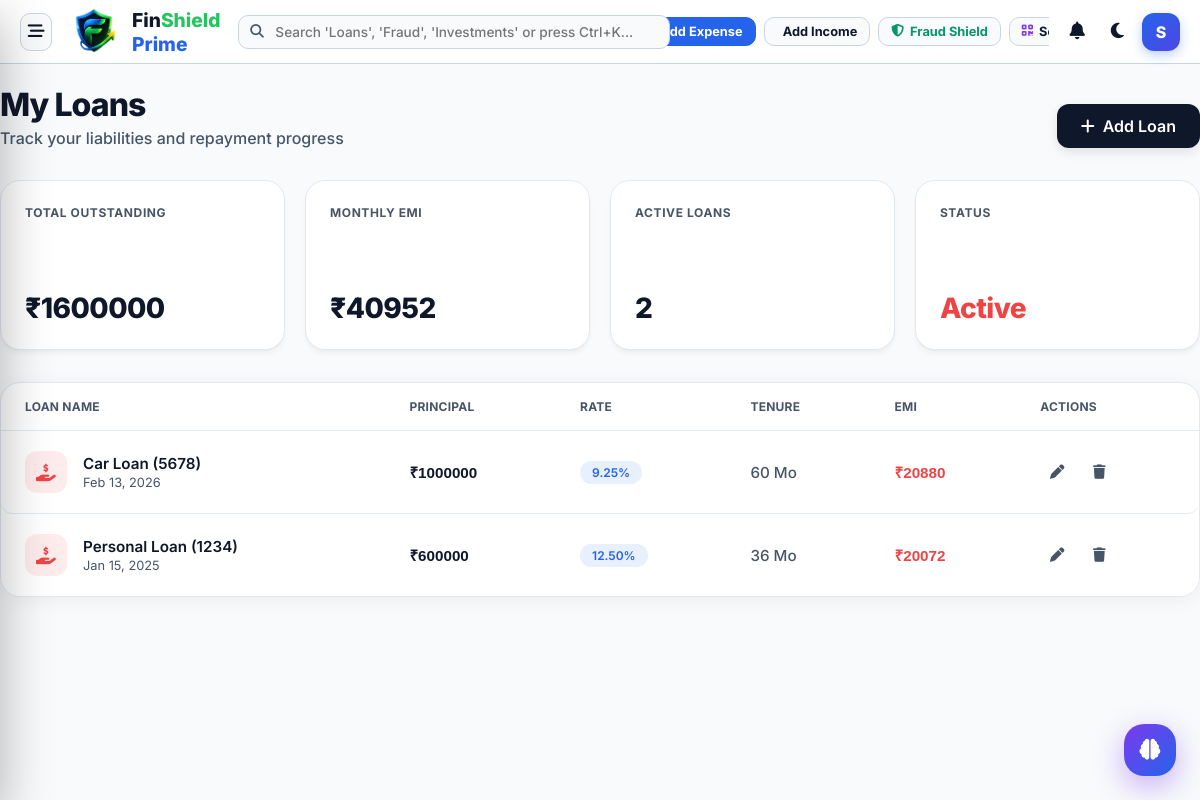
The page /loans/ (signed in) on the database its author committed.
### core/models.py (models this page shows, shortened)
class Loan(models.Model):
    BENCHMARK_CHOICES = [
        ('NONE', 'No Benchmark'),
        ('HOME', 'Home Loan Benchmark'),
        ('PERS', 'Personal Loan Benchmark'),
        ('CAR', 'Car Loan Benchmark'),
    ]
    name = models.CharField(max_length=100)
    principal = models.DecimalField(max_digits=12, decimal_places=2)
    rate = models.DecimalField(max_digits=5, decimal_places=2, help_text="Annual Interest Rate in %")
    tenure_months = models.IntegerField(help_text="Loan Tenure in Months")
    start_date = models.DateField()
    external_id = models.CharField(max_length=50, blank=True, null=True, unique=True, help_text="ID from external provider like Experian")
    benchmark_type = models.CharField(max_length=10, choices=BENCHMARK_CHOICES, default='NONE')
    def calculate_emi(self):
        p = self.principal
        r = (self.rate / 12) / 100
        n = self.tenure_months
        if r == 0:
            return p / n
        emi = (p * r * ((1 + r) ** n)) / (((1 + r) ** n) - 1)
        return round(emi, 2)
    @classmethod
    def get_total_emi(cls):
        loans = cls.objects.all()
        return sum(loan.calculate_emi() for loan in loans)

### core/views.py (the view)
# urls.py: path('loans/', LoanListView.as_view(), name='loan_list'),
class LoanListView(LoginRequiredMixin, ListView):
    model = Loan
    template_name = 'core/loan_list.html'
    context_object_name = 'loans'
    ordering = ['-start_date']
    def get_context_data(self, **kwargs):
        context = super().get_context_data(**kwargs)
        loans = context['loans']
        context['total_principal'] = sum(loan.principal for loan in loans)
        context['total_monthly_emi'] = Loan.get_total_emi()
        return context

### templates/core/loan_list.html (shortened to what this page needs)
{% extends 'base.html' %}
{% load static %}
{% block content %}
<div class="ledger-container">
    <div class="ledger-header">
        <div class="ledger-title">
            <h1 class="animate-fade-in">My Loans</h1>
            <div class="ledger-subtitle animate-fade-in animate-delay-1">Track your liabilities and repayment progress
            </div>
        </div>
        <a href="{% url 'add_loan' %}" class="btn-add-tx animate-fade-in animate-delay-2">
            <i class="fa-solid fa-plus"></i> Add Loan
        </a>
    </div>
    <div class="ledger-stats-row animate-fade-in animate-delay-2">
        <div class="stat-card-ledger">
            <div class="stat-label">TOTAL OUTSTANDING</div>
            <div class="stat-val">₹{{ total_principal|floatformat:0 }}</div>
        </div>
        <div class="stat-card-ledger">
            <div class="stat-label">MONTHLY EMI</div>
            <div class="stat-val">₹{{ total_monthly_emi|floatformat:0 }}</div>
        </div>
        <div class="stat-card-ledger">
            <div class="stat-label">ACTIVE LOANS</div>
            <div class="stat-val">{{ loans|length }}</div>
        </div>
        <div class="stat-card-ledger">
            <div class="stat-label">STATUS</div>
            <div class="stat-val" style="color: var(--accent-coral);">Active</div>
        </div>
    </div>
    <div class="card-hub animate-fade-in animate-delay-3" style="padding: 0; overflow: hidden; margin-top: 25px;">
        <table class="ledger-table">
            <thead>
                <tr>
                    <th>LOAN NAME</th>
                    <th>PRINCIPAL</th>
                    <th>RATE</th>
                    <th>TENURE</th>
                    <th>EMI</th>
                    <th>ACTIONS</th>
                </tr>
            </thead>
            <tbody>
                {% for loan in loans %}
                <tr>
                    <td>
                        <div class="tx-info">
                            <div class="tx-icon" style="background: rgba(239, 68, 68, 0.1); color: #ef4444;">
                                <i class="fa-solid fa-hand-holding-dollar"></i>
                            </div>
                            <div>
                                <div class="tx-name">{{ loan.name }}</div>
                                <div class="tx-date">{{ loan.start_date|date:"M d, Y" }}</div>
                            </div>
                        </div>
                    </td>
                    <td class="tx-amount">₹{{ loan.principal|floatformat:0 }}</td>
                    <td>
                        <span class="category-tag"
                            style="background: rgba(37, 99, 235, 0.1); color: var(--accent-blue);">
                            {{ loan.rate }}%
                        </span>
                    </td>
                    <td style="color: var(--text-muted); font-weight: 500;">{{ loan.tenure_months }} Mo</td>
                    <td class="tx-amount" style="color: var(--accent-coral);">₹{{ loan.calculate_emi|floatformat:0 }}
                    </td>
                    <td>
                        <div class="action-buttons">
                            <a href="{% url 'update_loan' loan.pk %}" class="btn-icon-action edit"><i
                                    class="fa-solid fa-pen"></i></a>
                            <a href="{% url 'delete_loan' loan.pk %}" class="btn-icon-action delete"><i
                                    class="fa-solid fa-trash"></i></a>
                        </div>
                    </td>
                </tr>
                {% endfor %}
            </tbody>
        </table>
    </div>
</div>
{% endblock %}

### templates/base.html (shortened to what this page needs)
{% load static %}
<!DOCTYPE html>
<html lang="en">
<head>
    <link rel="stylesheet" href="https://cdnjs.cloudflare.com/ajax/libs/font-awesome/6.4.0/css/all.min.css">
    <link rel="stylesheet" href="{% static 'css/modern_theme.css' %}">
    <link rel="stylesheet" href="{% static 'css/ledger.css' %}">
    <link rel="stylesheet" href="{% static 'css/enterprise_dashboard.css' %}">
</head>
<body data-theme="light">
    <button class="floating-action-btn" id="floatingAiBtn" onclick="openAffordModal()" title="FinShield Prime Decision Assistant">
        <i class="fa-solid fa-brain"></i>
    </button>
    <div class="app-master-container">
        <header class="app-topbar">
            <div style="display: flex; align-items: center; gap: 12px; shrink: 0;">
                <button class="hamburger-toggle-btn" onclick="openSidebarDrawer()" title="Open Navigation Drawer">
                    <i class="fa-solid fa-bars-staggered"></i>
                </button>
                <a href="{% url 'home' %}" style="text-decoration: none; display: flex; align-items: center; gap: 8px; font-weight: 800; font-size: 1.2rem; color: var(--text-main);">
<img src="{% static 'images/f.png' %}"
     alt="FinShield Prime"
     style="width:60px; height:60px; object-fit:contain;">
<span>
    <span style="color: var(--text-main);">Fin</span><span style="color: #22c55e;">Shield</span>
    <span style="color: var(--accent-blue); font-weight: 800;">Prime</span>
</span>                </a>
            </div>
            <div class="topbar-search-wrapper">
                <form action="{% url 'search' %}" method="GET" id="globalSearchForm" onsubmit="return handleSmartSearch(event)">
                    <input type="text" name="q" id="globalSearchInput" class="topbar-search-input" placeholder="Search 'Loans', 'Fraud', 'Investments' or press Ctrl+K..." autocomplete="off">
                </form>
            </div>
            <div class="header-actions-group">
                <a href="{% url 'expense_create' %}" class="header-action-btn btn-primary-blue">
                     Add Expense
                </a>
                <a href="{% url 'wallet_dashboard' %}" class="header-action-btn">
                     Add Income
                </a>
                <a href="{% url 'fraud_detection' %}" class="header-action-btn" style="color: var(--accent-emerald);">
                    <i class="fa-solid fa-shield-halved"></i> Fraud Shield
                </a>
                <a href="{% url 'scan_pay' %}" class="header-action-btn">
                    <i class="fa-solid fa-qrcode" style="color: var(--accent-purple);"></i> Scan Receipt
                </a>
            </div>
            <div style="display: flex; align-items: center; gap: 12px; shrink: 0;">
                <div style="position: relative;">
                    <button class="nav-icon-btn" id="bellIcon" style="background: none; border: none; font-size: 1.1rem; color: var(--text-main); cursor: pointer; position: relative;">
                        <i class="fa-solid fa-bell"></i>
                    </button>
                </div>
                <button class="theme-toggle" id="themeToggle" title="Toggle Theme" style="background: none; border: none; font-size: 1.1rem; color: var(--text-main); cursor: pointer;">
                </button>
                <div style="position: relative;">
                    <div class="user-profile" id="userProfileBtn" style="cursor: pointer;" title="{{ user.username }}">
                        <div class="avatar">{{ user.username.0|upper }}</div>
                    </div>
                </div>
            </div>
        </header>
        <div class="main-wrapper-content">
            <div class="content-body" style="flex: 1;">
                {% block content %}{% endblock %}
            </div>
        </div>
    </div>
</body>
</html>

### static/css/modern_theme.css (style rules this page uses)
:root { --primary-900: #020617; --primary-800: #0f172a; --primary-700: #1e293b; --primary-600: #334155; --accent-blue: #2563eb; --accent-blue-subtle: rgba(37, 99, 235, 0.1); --accent-mint: #10b981; --accent-mint-subtle: rgba(16, 185, 129, 0.1); --accent-coral: #ef4444; --accent-coral-subtle: rgba(239, 68, 68, 0.1); --accent-gold: #f59e0b; --accent-purple: #8b5cf6; --bg-body: #f1f5f9; --bg-card: #ffffff; --bg-glass: rgba(255, 255, 255, 0.9); --bg-sidebar: #0f172a; --text-main: #0f172a; --text-muted: #64748b; --text-on-dark: #f8fafc; --shadow-xs: 0 1px 2px 0 rgb(0 0 0 / 0.05); --shadow-sm: 0 4px 6px -1px rgb(0 0 0 / 0.05), 0 2px 4px -2px rgb(0 0 0 / 0.05); --shadow-md: 0 10px 15px -3px rgb(0 0 0 / 0.08), 0 4px 6px -4px rgb(0 0 0 / 0.04); --shadow-lg: 0 20px 25px -5px rgb(0 0 0 / 0.1), 0 8px 10px -6px rgb(0 0 0 / 0.1); --shadow-glow: 0 0 15px rgba(37, 99, 235, 0.15); --border-light: #e2e8f0; --border-glass: rgba(255, 255, 255, 0.1); --radius-xl: 20px; --radius-lg: 16px; --radius-md: 12px; --radius-sm: 8px; --ease-out: cubic-bezier(0.2, 0.8, 0.2, 1); }
body { background-color: var(--bg-body); color: var(--text-main); font-family: 'Inter', sans-serif; transition: background-color 0.4s var(--ease-out), color 0.4s var(--ease-out); -webkit-font-smoothing: antialiased; }
a { text-decoration: none; color: inherit; }
.nav-icon-btn { position: relative; background: transparent; border: none; color: var(--text-muted); font-size: 1.1rem; cursor: pointer; padding: 8px; border-radius: 50%; transition: var(--trans-fast); }
.card-hub { background: var(--bg-card); border: 1px solid var(--border-light); border-radius: var(--radius-lg); padding: var(--spacing-md); box-shadow: var(--shadow-sm); transition: transform 0.3s var(--ease-out), box-shadow 0.3s var(--ease-out), border-color 0.3s; position: relative; overflow: hidden; }
.card-hub::before { content: ''; position: absolute; top: 0; left: 0; right: 0; height: 4px; background: linear-gradient(90deg, var(--accent-blue), var(--accent-mint)); opacity: 0; transition: opacity 0.3s; }
.animate-fade-in { animation: fadeInUp 0.6s var(--ease-out) forwards; }
.animate-delay-1 { animation-delay: 0.1s; }
.animate-delay-2 { animation-delay: 0.2s; }
.animate-delay-3 { animation-delay: 0.3s; }
.card-hub { background: var(--bg-card); border-radius: 20px; padding: 24px; box-shadow: 0 4px 6px -1px rgba(0, 0, 0, 0.05), 0 2px 4px -1px rgba(0, 0, 0, 0.03); border: 1px solid var(--border-light); transition: all 0.3s ease; }
.ledger-table { min-width: 800px; }

### templates/base.html (style rules this page uses)
html { scroll-behavior: smooth; }
.floating-action-btn { position: fixed; bottom: 24px; right: 24px; width: 52px; height: 52px; border-radius: 20px; background: linear-gradient(135deg, var(--accent-purple), var(--accent-blue)); color: #ffffff; border: none; box-shadow: 0 10px 30px rgba(124, 58, 237, 0.4); display: flex; align-items: center; justify-content: center; font-size: 1.3rem; cursor: pointer; transition: all 0.3s cubic-bezier(0.16, 1, 0.3, 1); z-index: 999; }
.user-profile { width: 38px; height: 38px; border-radius: 12px; background: linear-gradient(135deg, var(--accent-blue), var(--accent-indigo)); color: #ffffff; display: flex; align-items: center; justify-content: center; font-weight: 800; box-shadow: 0 4px 12px rgba(37, 99, 235, 0.3); transition: transform 0.2s; }
.avatar { font-size: 1rem; font-weight: 800; color: #ffffff; }
.topbar-search-wrapper { position: relative; width: 100%; max-width: 380px; }
.topbar-search-input { width: 100%; padding: 8px 14px 8px 36px; border-radius: 10px; border: 1px solid var(--border-subtle); background: var(--bg-primary); font-family: 'Inter', sans-serif; font-size: 0.85rem; font-weight: 500; color: var(--text-main); transition: all 0.2s ease; }

### rows shown on the page
Loan: name "Car Loan (5678)", start_date "Feb 13, 2026", principal "1000000", rate "9.25", tenure_months "60", calculate_emi "20880"
Loan: name "Personal Loan (1234)", start_date "Jan 15, 2025", principal "600000", rate "12.50", tenure_months "36", calculate_emi "20072"

### other values the page prints
{{ user.username.0|upper }} "S"
{{ total_principal|floatformat:0 }} "1600000"
{{ total_monthly_emi|floatformat:0 }} "40952"
{{ loans|length }} "2"
